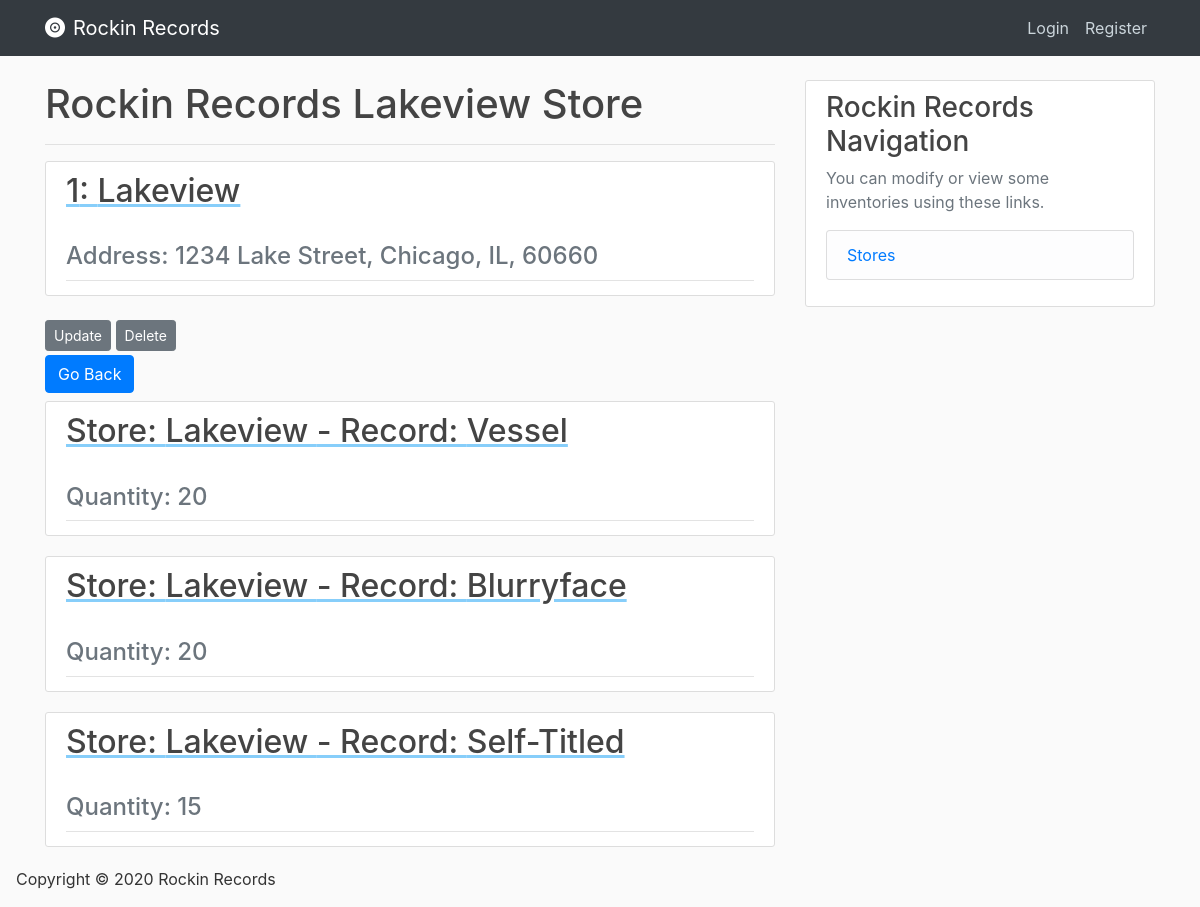
The page /store/1 on the database as committed earlier.
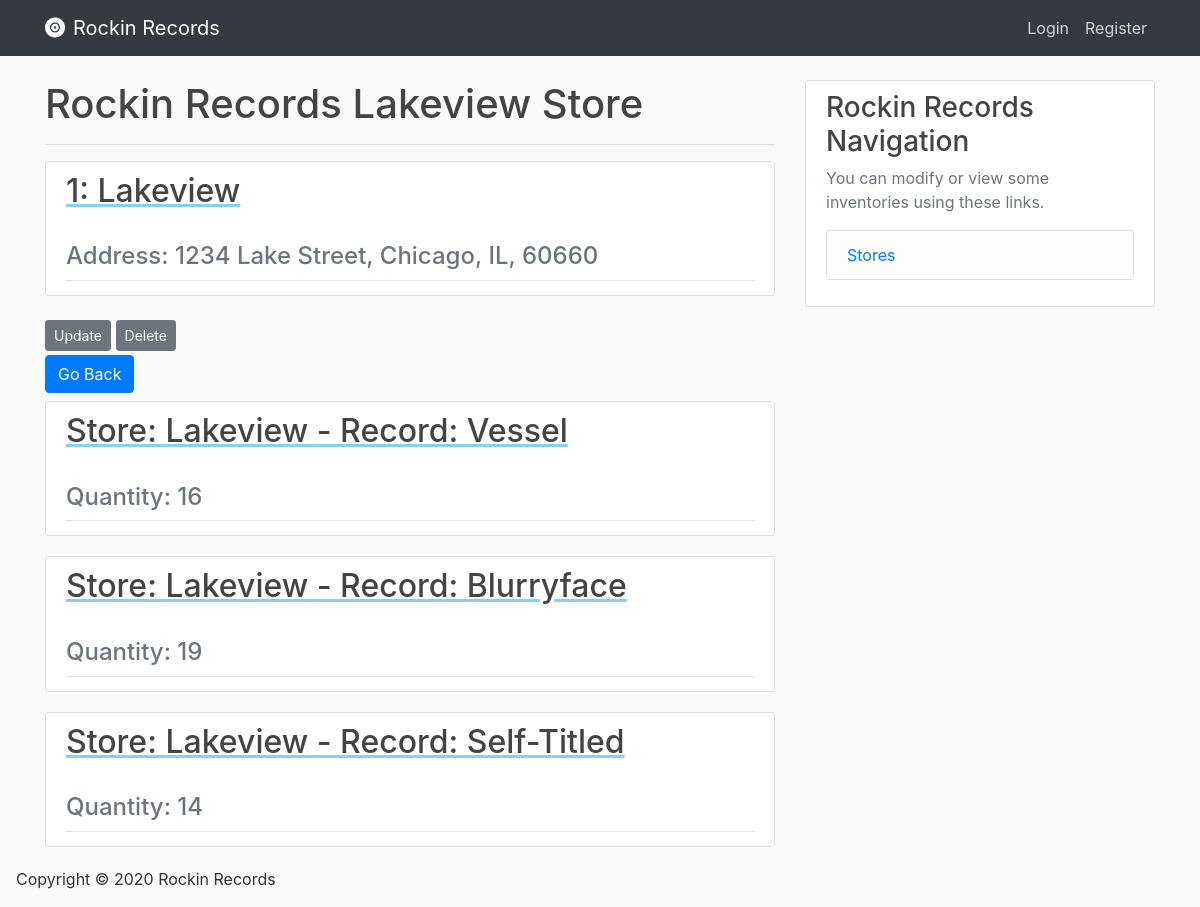
The same page on the database as committed later.
### database/models.py (models this page shows, shortened)
class Inventory(db.Model):
    record_id = db.Column(db.Integer, db.ForeignKey('records.record_id'), primary_key=True, nullable=False)
    store_id = db.Column(db.Integer, db.ForeignKey('stores.store_id'), primary_key=True, nullable=False)
    quantity = db.Column(db.Integer, nullable=False)

class Stores(db.Model):
    store_id = db.Column(db.Integer, primary_key=True, nullable=False, autoincrement="auto")
    store_name = db.Column(db.String(120), nullable=False)
    street_address = db.Column(db.String(120), nullable=False)
    city_address = db.Column(db.String(120), nullable=False)
    state_address = db.Column(db.String(120), nullable=False)
    zip_address = db.Column(db.String(120), nullable=False)

class Records(db.Model):
    record_id = db.Column(db.Integer, primary_key=True, nullable=False, autoincrement="auto")
    record_name = db.Column(db.String(120), nullable=False)
    record_genre = db.Column(db.String(120), nullable=False)
    record_price = db.Column(db.Float, nullable=False)
    artist_id = db.Column(db.Integer, db.ForeignKey('artists.artist_id'), nullable=False)

### database/routes.py (the view)
@app.route('/store/<store_id>', methods=['GET', 'POST'])
def store(store_id):
    store = Stores.query.get_or_404(store_id)
    store_inventory = Inventory.query.join(Records, Inventory.record_id == Records.record_id)\
        .add_columns(Inventory.quantity, Records.record_id, Records.record_name)\
        .join(Stores, Inventory.store_id == Stores.store_id)\
        .add_columns(Stores.store_name, Stores.store_id).filter(Stores.store_id == Inventory.store_id).all()
    return render_template('store.html', store=store, store_inventory=store_inventory)

### database/Templates/store.html
{% extends "index.html" %}
{% block content %}
    <h1> Rockin Records {{store.store_name}} Store</h1>
    <hr>
        <article class="media content-section">
            <div class="media-body">
                <div class="article-metadata">
                    <a class="mr-2" href="#" style="text-decoration: underline; text-decoration-color: lightskyblue;" >
                    <h2> {{ store['store_id'] }}: {{ store['store_name'] }} </h2>
                    </a>
                    <h4 class="text-muted"> Address: {{ store['street_address'] }}, {{ store['city_address'] }}, {{ store['state_address']}}, {{ store['zip_address'] }}</h4>
                </div>
          </div>
        </article>
        <div>
              <a class="btn btn-secondary btn-sm mt-1 mb-1" href="{{url_for('update_store', store_id=store.store_id)}}">Update</a>
              <a class="btn btn-secondary btn-sm mt-1 mb-1" href="{{url_for('delete_store', store_id=store.store_id)}}">Delete</a>
        </div>
     <div>
        <a href="{{ url_for('home') }} ">
          <button class='btn btn-primary'>
              Go Back
          </button>
        </a>
     </div>
    {% for si in store_inventory %}
        <article class="media content-section mt-2">
            <div class="media-body">
                <div class="article-metadata">
                    <a class="mr-2" href="{{ url_for('inventory', record_id=si.record_id, store_id=si.store_id) }}" style="text-decoration: underline; text-decoration-color: lightskyblue;" >
                        <h2> Store: {{ si['store_name'] }} - Record: {{ si['record_name'] }} </h2>
                    </a>
                    <h4 class="text-muted">Quantity: {{ si['quantity'] }}</h4>
                </div>
          </div>
        </article>
    {% endfor %}
{% endblock content %}

Rows that differ between the two databases and show on the page:
changed Inventory "Vessel": quantity "20" → "16"
changed Inventory "Blurryface": quantity "20" → "19"
changed Inventory "Self-Titled": quantity "15" → "14"
